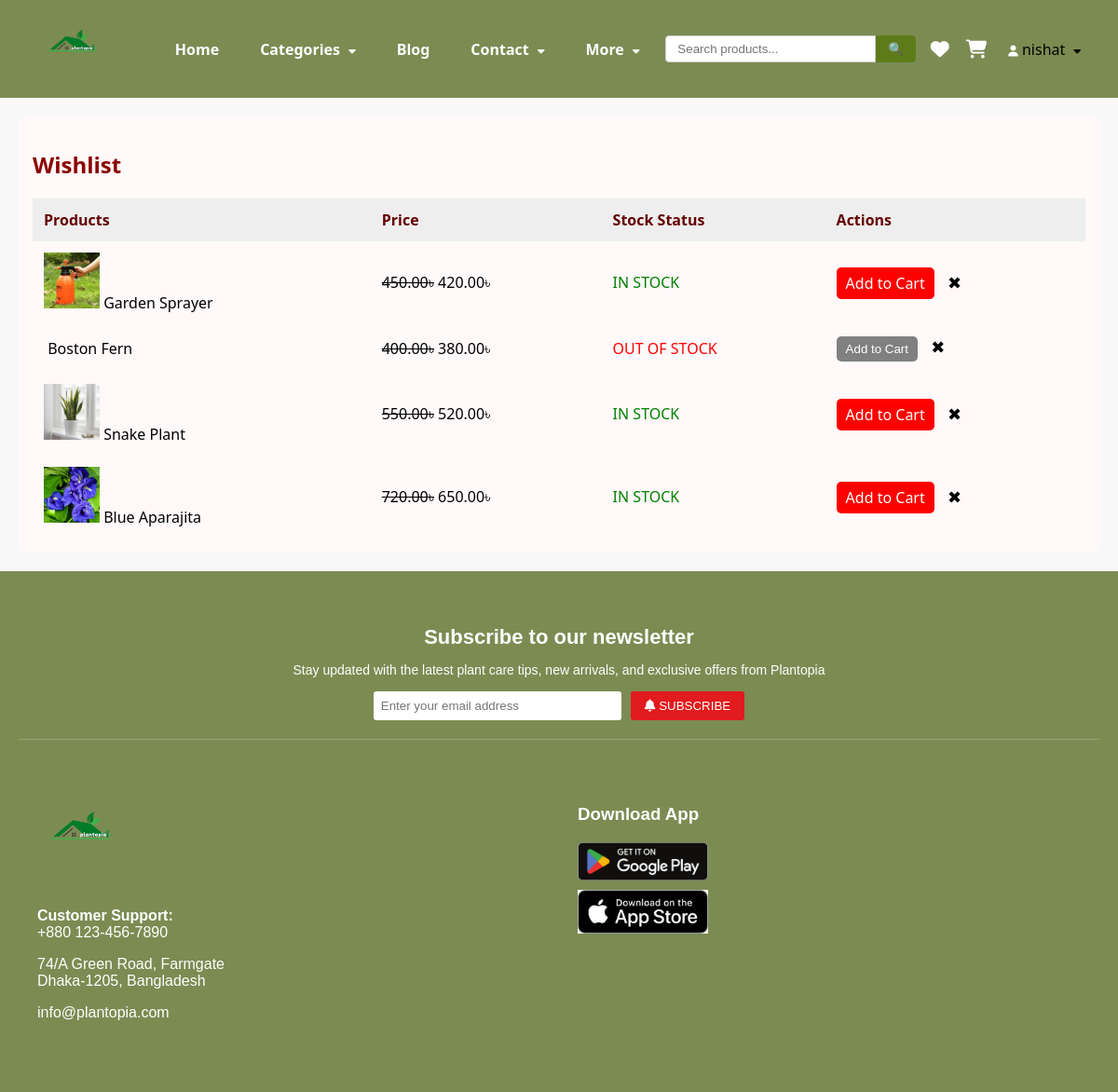
The app's page /wishlist/ (signed in), older data.
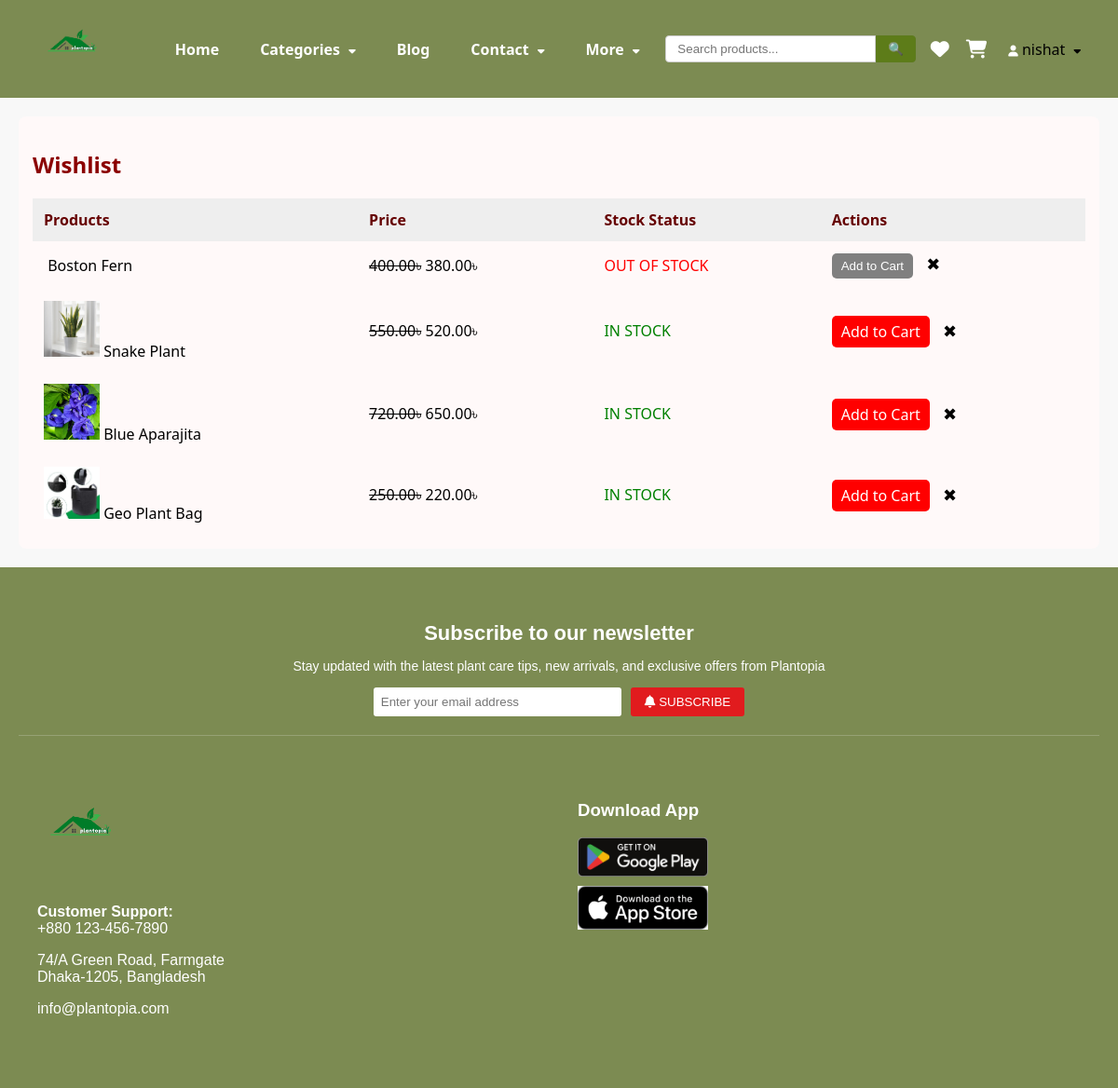
The same page, newer data.
### shop/models.py (models this page shows, shortened)
class Wishlist(models.Model):
    user = models.ForeignKey(User, on_delete=models.CASCADE, db_index=True)
    product = models.ForeignKey(Product, on_delete=models.CASCADE, db_index=True)
    class Meta:
        unique_together = ('user', 'product')

class Product(models.Model):
    name = models.CharField(max_length=100)
    slug = models.SlugField(max_length=255, unique=True, blank=True)
    image = models.ImageField(upload_to='products/')
    price = models.DecimalField(max_digits=8, decimal_places=2)
    discount_price = models.DecimalField(max_digits=8, decimal_places=2, null=True, blank=True)
    category = models.ForeignKey('Category', on_delete=models.CASCADE)
    description = models.TextField(blank=True, null=True)
    availability = models.BooleanField(default=True)
    size = models.CharField(max_length=50, blank=True, null=True)
    stock = models.PositiveIntegerField(default=0)
    rating = models.FloatField(
        default=0,
        validators=[MinValueValidator(0), MaxValueValidator(5)]
    )
    best_deal = models.BooleanField(default=False)
    owner = models.ForeignKey(User, on_delete=models.CASCADE, null=True, blank=True, related_name="products")

### shop/views.py (the view)
# urls.py: path('wishlist/', views.wishlist_view, name='wishlist'),
@login_required
def wishlist_view(request):
    wishlist_items = Wishlist.objects.filter(user=request.user)
    return render(request, 'wishlist.html', {'wishlist_items': wishlist_items})

### shop/context_processors.py (called while the page is built)
def categories_processor(request):
    return {
        'categories': Category.objects.filter(parent__isnull=True)
    }

### templates/wishlist.html
{% extends 'base.html' %}
{% load static %}
{% block content %}
<link rel="stylesheet" href="{% static 'css/wishlist.css' %}">
<div class="wishlist-section">
    <h2 style="color: darkred;">Wishlist</h2>
    <table>
        <thead>
            <tr>
                <th>Products</th>
                <th>Price</th>
                <th>Stock Status</th>
                <th>Actions</th>
            </tr>
        </thead>
        <tbody>
        {% for item in wishlist_items %}
            <tr>
                <td>
                    <img src="{{ item.product.image.url }}" alt="" style="width: 60px;">
                    {{ item.product.name }}
                </td>
                <td>
                    {% if item.product.discount_price and item.product.discount_price > 0 %}
                        <del>{{ item.product.price }}৳</del> {{ item.product.discount_price }}৳
                    {% else %}
                        {{ item.product.price }}৳
                    {% endif %}
                </td>
                <td>
                    {% if item.product.stock > 0 %}
                        <span style="color: green;">IN STOCK</span>
                    {% else %}
                        <span style="color: red;">OUT OF STOCK</span>
                    {% endif %}
                </td>
                <td>
                    {% if item.product.stock > 0 %}
                        <a href="{% url 'add_to_cart' item.product.id %}" class="add-cart-btn">Add to Cart</a>
                    {% else %}
                        <button disabled class="out-stock-btn">Add to Cart</button>
                    {% endif %}
                    <a href="{% url 'remove_from_wishlist' item.product.id %}" class="remove-btn">✖</a>
                </td>
            </tr>
        {% endfor %}
        </tbody>
    </table>
</div>
{% endblock %}

Row changes from the older to the newer data that the page shows:
removed Wishlist: product.image (picture), product.name "Garden Sprayer", product.price "450.00", product.discount_price "420.00", shows "IN STOCK", shows "Add to Cart"
added Wishlist: product.image (picture), product.name "Geo Plant Bag", product.price "250.00", product.discount_price "220.00", shows "IN STOCK", shows "Add to Cart"
